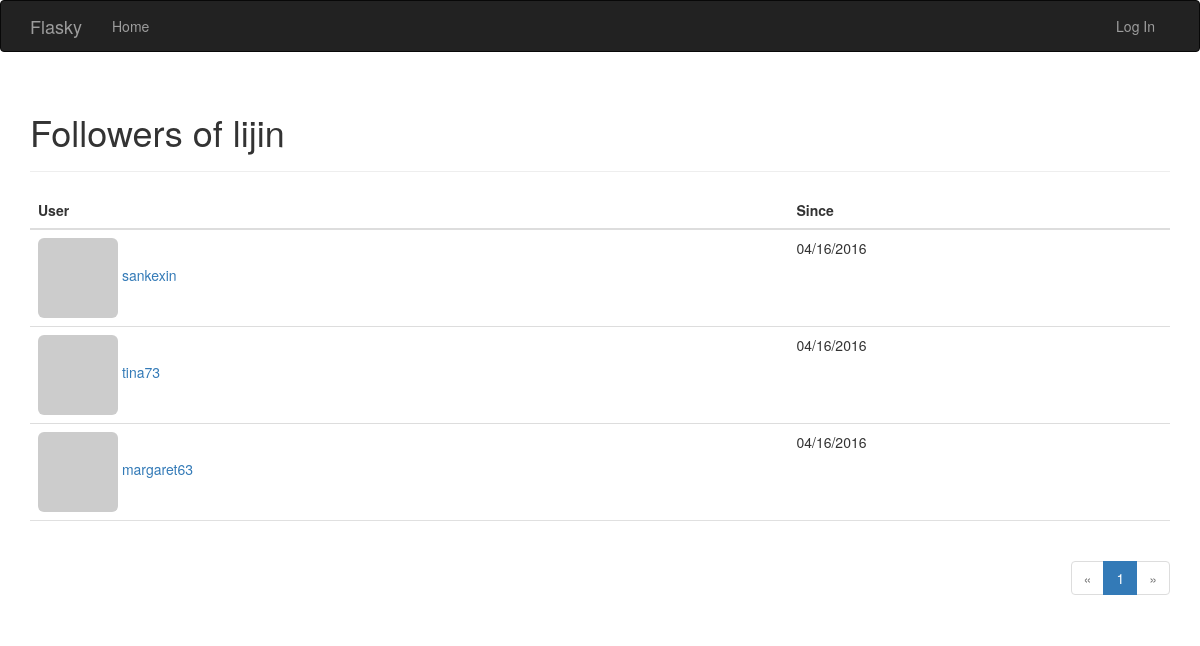
The page /followers/lijin on the database its author committed.
### app/models.py (models this page shows, shortened)
class User(UserMixin, db.Model):
    __tablename__ = 'users'
    id = db.Column(db.Integer, primary_key=True)
    email = db.Column(db.String(64), unique=True, index=True)
    username = db.Column(db.String(64), unique=True, index=True)
    role_id = db.Column(db.Integer, db.ForeignKey('roles.id'))
    password_hash = db.Column(db.String(128))
    confirmed = db.Column(db.Boolean, default=False)
    name = db.Column(db.String(64))
    location = db.Column(db.String(64))
    about_me = db.Column(db.Text())
    member_since = db.Column(db.DateTime(), default=datetime.utcnow)
    last_seen = db.Column(db.DateTime(), default=datetime.utcnow)
    avatar_hash = db.Column(db.String(32))
    posts = db.relationship('Post', backref='author', lazy='dynamic')
    followed = db.relationship('Follow',
                               foreign_keys=[Follow.follower_id],
                               backref=db.backref('follower', lazy='joined'),
                               lazy='dynamic',
                               cascade='all, delete-orphan')
    followers = db.relationship('Follow',
                                foreign_keys=[Follow.followed_id],
                                backref=db.backref('followed', lazy='joined'),
                                lazy='dynamic',
                                cascade='all, delete-orphan')
    comments = db.relationship('Comment', backref='author', lazy='dynamic')
    @property
    def password(self):
        raise AttributeError('password is not a readable attribute')
    '''
    if self.email == current_app.config['FLASKY_ADMIN']:
                self.role = Role.query.filter_by(permissions=0xff).first()
            if self.role is None:
                self.role = Role.query.filter_by(default=True).first()
    '''
    def gravatar(self, size=100, default='identicon', rating='g'):
        if request.is_secure:
            url = 'https://secure.gravatar.com/avatar'
        else:
            url = 'http://www.gravatar.com/avatar'
        hash = hashlib.md5(
            self.email.encode('utf-8')).hexdigest()
        return '{url}/{hash}?s={size}&d={default}&r={rating}'.format(
            url=url, hash=hash, size=size, default=default, rating=rating)

class Follow(db.Model):
    __tablename__ = 'follows'
    follower_id = db.Column(db.Integer, db.ForeignKey('users.id'),
                            primary_key=True)
    followed_id = db.Column(db.Integer, db.ForeignKey('users.id'),
                            primary_key=True)
    timestamp = db.Column(db.DateTime, default=datetime.utcnow)

### app/main/views.py (the view)
@main.route('/followers/<username>')
def followers(username):
    user = User.query.filter_by(username=username).first()
    if user is None:
        flash('Invalid user.')
        return redirect(url_for('.index'))
    page = request.args.get('page', 1, type=int)
    pagination = user.followers.paginate(
        page, per_page=current_app.config['FLASKY_FOLLOWERS_PER_PAGE'],
        error_out=False)
    follows = [{'user': item.follower, 'timestamp': item.timestamp}
               for item in pagination.items]
    return render_template('followers.html', user=user, title="Followers of",
                           endpoint='.followers', pagination=pagination,
                           follows=follows)

### app/auth/views.py (called while the page is built)
@auth.before_app_request
def before_request():
    if current_user.is_authenticated:
        current_user.ping()
        if not current_user.confirmed \
                and request.endpoint[:5] != 'auth.' \
                and request.endpoint != 'static':
            return redirect(url_for('auth.unconfirmed'))

### app/main/__init__.py (called while the page is built)
@main.app_context_processor
def inject_permissions():
    return dict(Permission=Permission)

### app/models.py (called while the page is built)
    def can(self, permissions):
        return False

### app/templates/followers.html (shortened to what this page needs)
{% extends "base.html" %}
{% import "_macros.html" as macros %}
{% block page_content %}
<div class="page-header">
    <h1>{{ title }} {{ user.username }}</h1>
</div>
<table class="table table-hover followers">
    <thead><tr><th>User</th><th>Since</th></tr></thead>
    {% for follow in follows %}
    {% if follow.user != user %}
    <tr>
        <td>
            <a href="{{ url_for('.user', username = follow.user.username) }}">
                <img class="img-rounded" src="{{ follow.user.gravatar(size=32) }}">
                {{ follow.user.username }}
            </a>
        </td>
        <td>{{ moment(follow.timestamp).format('L') }}</td>
    </tr>
    {% endif %}
    {% endfor %}
</table>
<div class="pagination">
    {{ macros.pagination_widget(pagination, endpoint, username = user.username) }}
</div>
{% endblock %}

### app/static/styles.css (style rules this page uses)
div.pagination { width: 100%; text-align: right; padding: 0px; margin: 0px; }
.table.followers tr { border-bottom: 1px solid #e0e0e0; }

### rows shown on the page
User: username "lijin"
User: user.username "sankexin"
Follow: timestamp "04/16/2016"
User: user.username "tina73"
Follow: timestamp "04/16/2016"
User: user.username "margaret63"
Follow: timestamp "04/16/2016"

### other values the page prints
{{ title }} "Followers of"
{{ p }} "1"
